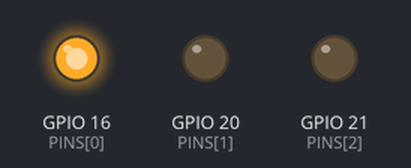
A program run on a simulated Raspberry Pi (BCM pin numbers). Shown: output pins drawn as LEDs (lit = HIGH).

Above: at 0.04 s.
At 0.31 s:
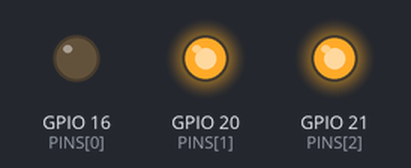
At 0.67 s:
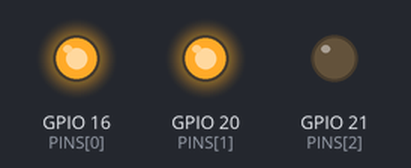
At 1.48 s:
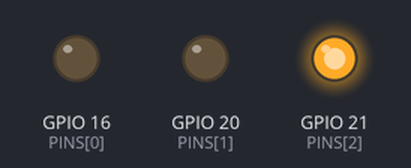
At 2.11 s:
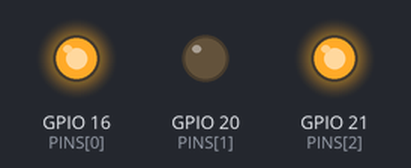
At 2.92 s:
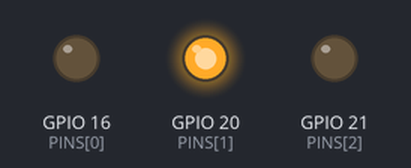
Timing chart, 0 to 3.2 s (numbered marks = the images above):
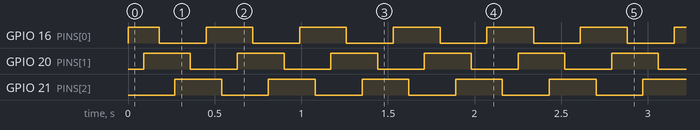

The program:

rainbow_rgb_led.py
```python
import time
import RPi.GPIO as GPIO

# GPIO setup
GPIO.setmode(GPIO.BCM)
GPIO.setwarnings(False)

PINS = (16, 20, 21)

# set up pins
for pin in PINS:
	GPIO.setup(pin, GPIO.OUT)
	GPIO.output(pin, GPIO.LOW)

interval = 0.09

# red, yellow, green, cyan, blue, magenta
combinations = ("100", "110", "010", "011", "001", "101")

try:
	while True:
		for combo in combinations:
			GPIO.output(16, int(combo[0]))
			GPIO.output(20, int(combo[1]))
			GPIO.output(21, int(combo[2]))
			time.sleep(interval)

except KeyboardInterrupt:
	GPIO.cleanup()
```

Measured:
- by itself, GPIO 16 (PINS[0]): repeats every 0.54 s: LOW 0.27 s, HIGH 0.27 s
- by itself, GPIO 20 (PINS[1]), GPIO 21 (PINS[2]): alternates HIGH for 0.27 s and LOW for 0.27 s
- by itself, everything shown: repeats every 0.54 s, in 6 steps
